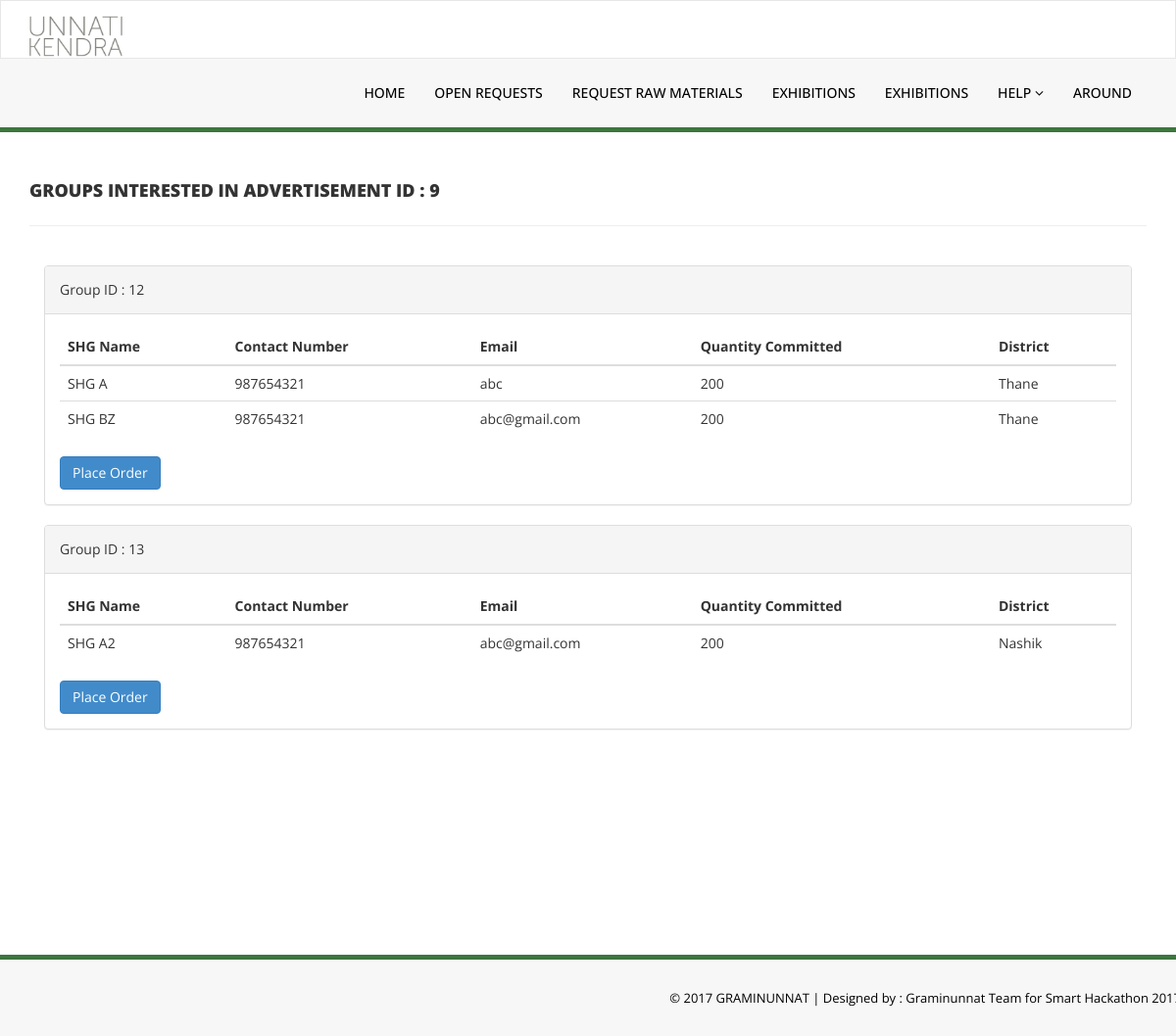
The page /buyer/view_groups.php?adv_id=9 on the database its author committed.
### tables this page shows
CREATE TABLE `groups` (
  `group_id` int(11) NOT NULL,
  `adv_id` int(11) NOT NULL,
  `district_id` int(11) NOT NULL,
  `remaining_quantity` int(11) NOT NULL,
  `shg_id_leader` int(11) NOT NULL,
  `proposed_price` int(11) NOT NULL,
  `confirmation_status` int(11) NOT NULL
);

CREATE TABLE `interested_shgs` (
  `adv_id` int(11) NOT NULL,
  `shg_id` int(11) NOT NULL,
  `group_id` int(11) NOT NULL,
  `commited_quantity` int(11) NOT NULL,
  `price_per_unit` int(11) NOT NULL,
  `district_id` int(11) NOT NULL
);

CREATE TABLE `shg` (
  `shg_id` int(11) NOT NULL,
  `shg_name` varchar(50) NOT NULL,
  `member_count` int(11) NOT NULL,
  `leader` varchar(50) NOT NULL,
  `leader_email` varchar(100) NOT NULL,
  `leader_password` varchar(100) NOT NULL,
  `contact_no` varchar(20) NOT NULL,
  `aadhar` varchar(20) NOT NULL,
  `address` text NOT NULL,
  `district_id` int(11) NOT NULL,
  `city` varchar(50) NOT NULL,
  `state` varchar(50) NOT NULL,
  `zipcode` varchar(10) NOT NULL,
  `item_id` int(11) NOT NULL
);

CREATE TABLE `district_table` (
  `district_id` int(11) NOT NULL,
  `district_name` varchar(50) NOT NULL,
  `district_code` varchar(5) NOT NULL,
  `state_id` int(11) NOT NULL,
  `state_code` varchar(5) NOT NULL
);

### buyer/view_groups.php (the view, shortened to what this page needs)
<?php
include '../connect.php';
include '../header.php';
?>
<div class="content-wrapper">
<div class="container">
<div class="row pad-botm">
    <div class="col-md-12">
        <h4 class="header-line">Groups Interested in Advertisement ID : <?php echo $_GET['adv_id'];?> </h4>
    </div>
</div>
<?php
$adv_id = $_GET['adv_id'];
$sql_groups_list = 'select * from groups where adv_id = "'.$adv_id.'"';
$res_groups_list = mysqli_query($connect, $sql_groups_list);
while($row2=mysqli_fetch_array($res_groups_list)){
    $group_id = $row2[0];
    $sql_shgs_list = 'select * from interested_shgs where group_id = "'.$group_id.'"';
    $res_shgs_list = mysqli_query($connect, $sql_shgs_list);
    echo '<div class="col-md-12">
        <div class="panel panel-default">
            <div class="panel-heading">
                Group ID : '.$group_id.'
            </div>
            <div class="panel-body">
                <div class="table-responsive">
                    <table class="table">
                        <thead>
                            <tr>
                                <th>SHG Name</th>
                                <th>Contact Number</th>
                                <th>Email</th>
                                <th>Quantity Committed</th>
                                <th>District</th>
                            </tr>
                        </thead>
                        <tbody>';
    while($row3 =mysqli_fetch_array($res_shgs_list)){
        $sql = "SELECT * FROM shg WHERE shg_id=$row3[1]";
        $shg_name = mysqli_fetch_array(mysqli_query($connect, $sql))[1];
        $shg_contact = mysqli_fetch_array(mysqli_query($connect, $sql))[6];
        $shg_email = mysqli_fetch_array(mysqli_query($connect, $sql))[5];
        $sql = "SELECT * FROM district_table WHERE district_id=$row3[5]";
        $district_name = mysqli_fetch_array(mysqli_query($connect, $sql))[1];
        echo '<tr>';
        echo '<td>'.$shg_name.'</td>';
        echo '<td>'.$shg_contact.'</td>';
        echo '<td>'.$shg_email.'</td>';
        echo '<td>'.$row3['3'].'</td>';
        echo '<td>'.$district_name.'</td>';
        echo '<tr>';
    }
        ?>
                            </tbody>
                        </table>
                        <button type="submit" class="btn btn-primary" name="placeorder" value="placeorder">Place Order</button>
                    </div>
                </div>
            </div>
        </div>
<?php
}
?>
</div>
</div>
<?php
include '../footer.php';
?>

### assets/css/style.css (style rules this page uses)
.content-wrapper { margin-top: 40px; min-height:800px; padding-bottom:90px; }
.header-line { font-weight:900; padding-bottom:25px; border-bottom:1px solid #eeeeee; text-transform:uppercase; }
.pad-botm { padding-bottom:30px; }

### rows shown on the page
groups: group_id "12"
interested_shgs: shg.shg_name "SHG A", shg.contact_no "987654321", shg.leader_password "abc", commited_quantity "200", district.district_name "Thane"
interested_shgs: shg.shg_name "SHG BZ", shg.contact_no "987654321", shg.leader_password "abc@gmail.com", commited_quantity "200", district.district_name "Thane"
groups: group_id "13"
interested_shgs: shg.shg_name "SHG A2", shg.contact_no "987654321", shg.leader_password "abc@gmail.com", commited_quantity "200", district.district_name "Nashik"

### other values the page prints
$_GET['adv_id'] "9"
